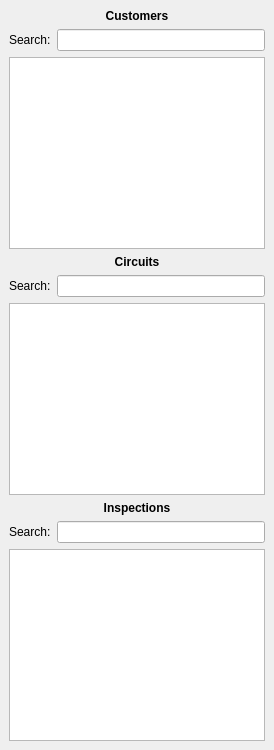
  <widget class="QDockWidget" name="dw_browser" >
   <property name="features" >
    <set>QDockWidget::AllDockWidgetFeatures</set>
   </property>
   <property name="allowedAreas" >
    <set>Qt::LeftDockWidgetArea|Qt::RightDockWidgetArea</set>
   </property>
   <property name="windowTitle" >
    <string>Browser</string>
   </property>
   <attribute name="dockWidgetArea" >
    <number>1</number>
   </attribute>
   <widget class="QWidget" name="dwc_browser" >
    <layout class="QGridLayout" name="gridLayout" >
     <item row="1" column="0" >
      <widget class="QLabel" name="lbl_search_customers" >
       <property name="text" >
        <string>Search:</string>
       </property>
      </widget>
     </item>
     <item row="1" column="1" >
      <widget class="ExtendedLineEdit" name="le_search_customers" />
     </item>
     <item row="2" column="0" colspan="2" >
      <widget class="MTListWidget" name="lw_customers" >
       <property name="sortingEnabled" >
        <bool>true</bool>
       </property>
      </widget>
     </item>
     <item row="5" column="0" colspan="2" >
      <widget class="MTListWidget" name="lw_circuits" >
       <property name="sortingEnabled" >
        <bool>true</bool>
       </property>
      </widget>
     </item>
     <item row="8" column="0" colspan="2" >
      <widget class="MTListWidget" name="lw_inspections" >
       <property name="sortingEnabled" >
        <bool>true</bool>
       </property>
      </widget>
     </item>
     <item row="3" column="0" colspan="2" >
      <widget class="QLabel" name="lbl_circuits" >
       <property name="font" >
        <font>
         <weight>75</weight>
         <bold>true</bold>
        </font>
       </property>
       <property name="text" >
        <string>Circuits</string>
       </property>
       <property name="alignment" >
        <set>Qt::AlignCenter</set>
       </property>
      </widget>
     </item>
     <item row="6" column="0" colspan="2" >
      <widget class="QLabel" name="lbl_inspections" >
       <property name="font" >
        <font>
         <weight>75</weight>
         <bold>true</bold>
        </font>
       </property>
       <property name="text" >
        <string>Inspections</string>
       </property>
       <property name="alignment" >
        <set>Qt::AlignCenter</set>
       </property>
      </widget>
     </item>
     <item row="0" column="0" colspan="2" >
      <widget class="QLabel" name="lbl_customers" >
       <property name="font" >
        <font>
         <weight>75</weight>
         <bold>true</bold>
        </font>
       </property>
       <property name="text" >
        <string>Customers</string>
       </property>
       <property name="alignment" >
        <set>Qt::AlignCenter</set>
       </property>
      </widget>
     </item>
     <item row="4" column="0" >
      <widget class="QLabel" name="lbl_search_circuits" >
       <property name="text" >
        <string>Search:</string>
       </property>
      </widget>
     </item>
     <item row="7" column="0" >
      <widget class="QLabel" name="lbl_search_inspections" >
       <property name="text" >
        <string>Search:</string>
       </property>
      </widget>
     </item>
     <item row="4" column="1" >
      <widget class="ExtendedLineEdit" name="le_search_circuits" />
     </item>
     <item row="7" column="1" >
      <widget class="ExtendedLineEdit" name="le_search_inspections" />
     </item>
    </layout>
   </widget>
  </widget>
